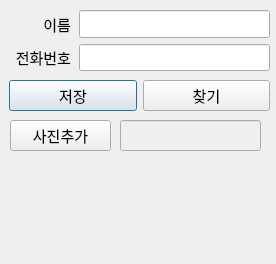
<?xml version="1.0" encoding="UTF-8"?>
<ui version="4.0">
 <class>Dialog</class>
 <widget class="QDialog" name="Dialog">
  <property name="geometry">
   <rect>
    <x>0</x>
    <y>0</y>
    <width>276</width>
    <height>264</height>
   </rect>
  </property>
  <property name="windowTitle">
   <string>MiniFaceBook_QT</string>
  </property>
  <property name="windowIcon">
   <iconset>
    <normaloff>res/1.ico</normaloff>res/1.ico</iconset>
  </property>
  <widget class="QLabel" name="label_3">
   <property name="geometry">
    <rect>
     <x>80</x>
     <y>160</y>
     <width>111</width>
     <height>101</height>
    </rect>
   </property>
   <property name="text">
    <string/>
   </property>
   <property name="pixmap">
    <pixmap>C:/Users/mynos/Pictures/Screenshots/스크린샷 2025-04-10 133844.png</pixmap>
   </property>
   <property name="scaledContents">
    <bool>true</bool>
   </property>
   <property name="alignment">
    <set>Qt::AlignCenter</set>
   </property>
  </widget>
  <widget class="QWidget" name="horizontalLayoutWidget">
   <property name="geometry">
    <rect>
     <x>9</x>
     <y>80</y>
     <width>261</width>
     <height>31</height>
    </rect>
   </property>
   <layout class="QHBoxLayout" name="horizontalLayout">
    <item>
     <widget class="QPushButton" name="btnSubmit">
      <property name="font">
       <font>
        <family>Agency FB</family>
        <pointsize>11</pointsize>
       </font>
      </property>
      <property name="text">
       <string>저장</string>
      </property>
     </widget>
    </item>
    <item>
     <widget class="QPushButton" name="btnSearch">
      <property name="font">
       <font>
        <family>Agency FB</family>
        <pointsize>11</pointsize>
       </font>
      </property>
      <property name="text">
       <string>찾기</string>
      </property>
     </widget>
    </item>
   </layout>
  </widget>
  <widget class="QPushButton" name="btnAddPhoto">
   <property name="geometry">
    <rect>
     <x>10</x>
     <y>120</y>
     <width>101</width>
     <height>31</height>
    </rect>
   </property>
   <property name="font">
    <font>
     <family>Agency FB</family>
     <pointsize>11</pointsize>
    </font>
   </property>
   <property name="text">
    <string>사진추가</string>
   </property>
   <property name="icon">
    <iconset>
     <normaloff>res/1.ico</normaloff>res/1.ico</iconset>
   </property>
  </widget>
  <widget class="QWidget" name="verticalLayoutWidget">
   <property name="geometry">
    <rect>
     <x>10</x>
     <y>10</y>
     <width>61</width>
     <height>61</height>
    </rect>
   </property>
   <layout class="QVBoxLayout" name="verticalLayout">
    <item>
     <widget class="QLabel" name="label">
      <property name="font">
       <font>
        <family>Agency FB</family>
        <pointsize>11</pointsize>
       </font>
      </property>
      <property name="text">
       <string>이름</string>
      </property>
      <property name="alignment">
       <set>Qt::AlignRight|Qt::AlignTrailing|Qt::AlignVCenter</set>
      </property>
     </widget>
    </item>
    <item>
     <widget class="QLabel" name="label_2">
      <property name="font">
       <font>
        <family>Agency FB</family>
        <pointsize>11</pointsize>
       </font>
      </property>
      <property name="text">
       <string>전화번호</string>
      </property>
      <property name="alignment">
       <set>Qt::AlignRight|Qt::AlignTrailing|Qt::AlignVCenter</set>
      </property>
     </widget>
    </item>
   </layout>
  </widget>
  <widget class="QWidget" name="verticalLayoutWidget_2">
   <property name="geometry">
    <rect>
     <x>79</x>
     <y>10</y>
     <width>191</width>
     <height>61</height>
    </rect>
   </property>
   <layout class="QVBoxLayout" name="verticalLayout_2">
    <item>
     <widget class="QLineEdit" name="lineEdit">
      <property name="font">
       <font>
        <family>Agency FB</family>
        <pointsize>11</pointsize>
       </font>
      </property>
     </widget>
    </item>
    <item>
     <widget class="QLineEdit" name="lineEdit_2">
      <property name="font">
       <font>
        <family>Agency FB</family>
        <pointsize>11</pointsize>
       </font>
      </property>
     </widget>
    </item>
   </layout>
  </widget>
  <widget class="QLineEdit" name="lineEdit_3">
   <property name="enabled">
    <bool>false</bool>
   </property>
   <property name="geometry">
    <rect>
     <x>120</x>
     <y>120</y>
     <width>141</width>
     <height>31</height>
    </rect>
   </property>
   <property name="font">
    <font>
     <family>Agency FB</family>
     <pointsize>11</pointsize>
    </font>
   </property>
  </widget>
 </widget>
 <resources/>
 <connections/>
</ui>
